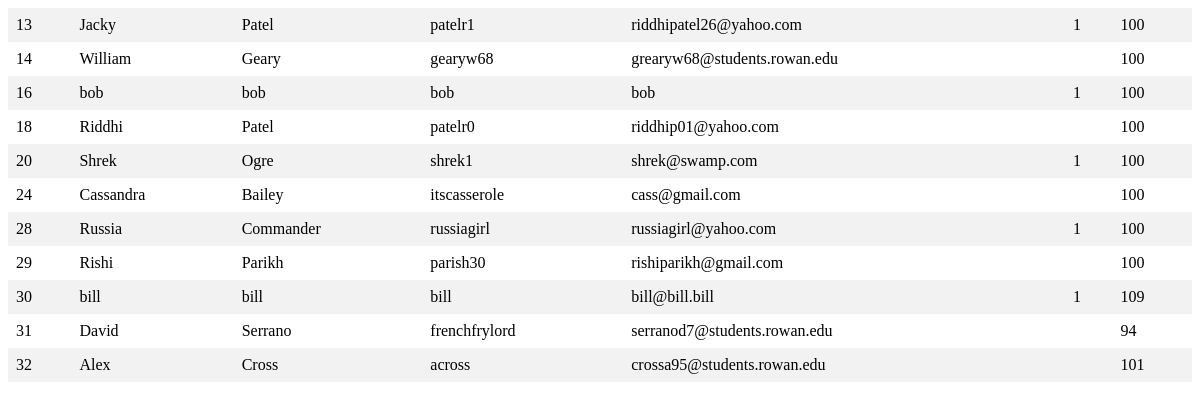
Before: /viewusers.php with the older database file.
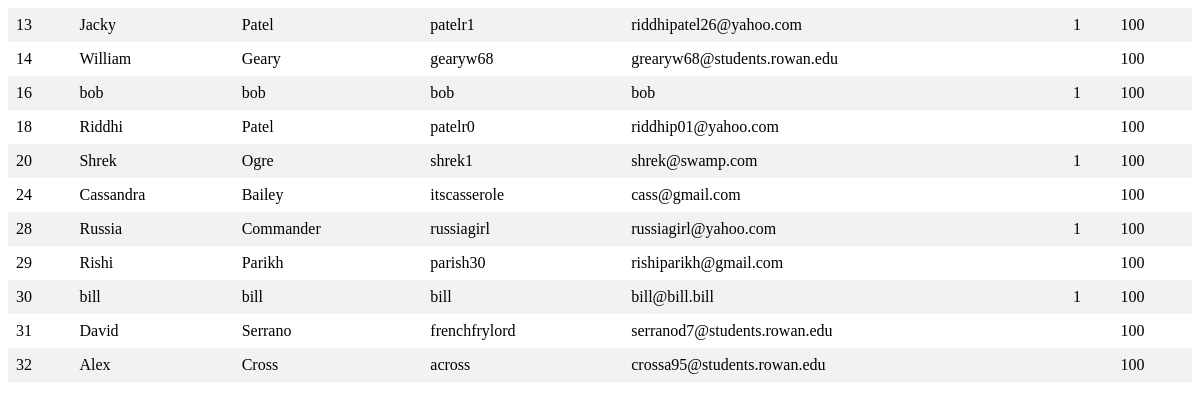
After: the same page with the newer database file.
### tables this page shows
CREATE TABLE `user` (
  `user_num` int(11) NOT NULL AUTO_INCREMENT,
  `first_name` varchar(30) NOT NULL,
  `last_name` varchar(30) NOT NULL,
  `username` varchar(20) NOT NULL,
  `email` varchar(40) NOT NULL,
  `password` varchar(256) DEFAULT NULL,
  `admin` int(1) DEFAULT NULL,
  `user_points` int(3) NOT NULL DEFAULT '100',
  `last_request` datetime DEFAULT NULL,
  `num_requests` int(2) NOT NULL DEFAULT '0',
  `department_id` int(2) DEFAULT NULL,
  PRIMARY KEY (`user_num`),
  UNIQUE KEY `user_num_UNIQUE` (`user_num`),
  UNIQUE KEY `username_unique` (`username`),
  UNIQUE KEY `email_unique` (`email`),
  KEY `fk_department_idx` (`department_id`),
  CONSTRAINT `fk_department` FOREIGN KEY (`department_id`) REFERENCES `department` (`department_id`) ON DELETE NO ACTION ON UPDATE NO ACTION
);

### viewusers.php (the view, shortened to what this page needs)
<?php
        $dbh = ConnectDB();
?>
<html>
<head>
   <link rel="stylesheet" type="text/css" href="displayTables.css">
</head>
<body>
   <table>
      <?php
         try{
	    $sql = "SELECT user_num,first_name,last_name,username,email,admin,user_points ";
	    $sql .= "FROM user ";
	    $stmt = $dbh->prepare($sql);
	    $stmt->execute();
	    foreach($stmt->fetchAll() as $user) {
        $row =  " <tr><td>" . $user['user_num'];
        $row .= "</td><td>" . $user['first_name'];
        $row .= "</td><td>" . $user['last_name'];
        $row .= "</td><td>" . $user['username'];
        $row .= "</td><td>" . $user['email'];
        $row .= "</td><td>" . $user['admin'];
        $row .= "</td><td>" . $user['user_points'];
        $row .= "</td></tr>";
	       echo $row;
               }
            }
	 catch(Exception $e){}
      ?>
   </table>
</body>
</html>

### displayTables.css (style rules this page uses)
table { border-collapse: collapse; width: 100%; }
th, td { text-align: left; padding: 8px; }
tr:nth-child(even) { background-color: #f2f2f2 }

Changed rows visible on the page:
changed user "bill": user_points "109" → "100"
changed user "David": user_points "94" → "100"
changed user "Alex": user_points "101" → "100"
